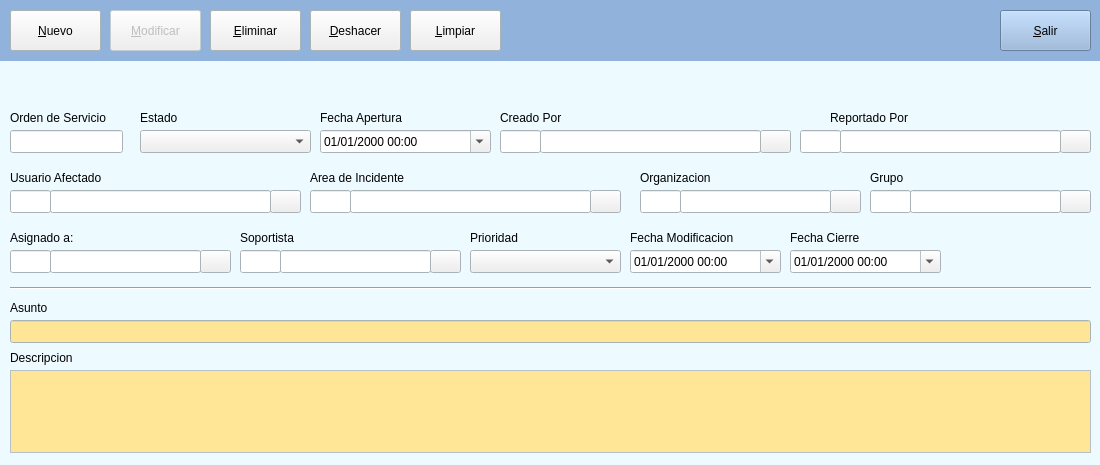
<?xml version="1.0" encoding="UTF-8"?>
<ui version="4.0">
 <class>Form</class>
 <widget class="QWidget" name="Form">
  <property name="geometry">
   <rect>
    <x>0</x>
    <y>0</y>
    <width>1100</width>
    <height>465</height>
   </rect>
  </property>
  <property name="palette">
   <palette>
    <active>
     <colorrole role="Base">
      <brush brushstyle="SolidPattern">
       <color alpha="255">
        <red>255</red>
        <green>255</green>
        <blue>255</blue>
       </color>
      </brush>
     </colorrole>
     <colorrole role="Window">
      <brush brushstyle="SolidPattern">
       <color alpha="255">
        <red>237</red>
        <green>250</green>
        <blue>255</blue>
       </color>
      </brush>
     </colorrole>
    </active>
    <inactive>
     <colorrole role="Base">
      <brush brushstyle="SolidPattern">
       <color alpha="255">
        <red>255</red>
        <green>255</green>
        <blue>255</blue>
       </color>
      </brush>
     </colorrole>
     <colorrole role="Window">
      <brush brushstyle="SolidPattern">
       <color alpha="255">
        <red>237</red>
        <green>250</green>
        <blue>255</blue>
       </color>
      </brush>
     </colorrole>
    </inactive>
    <disabled>
     <colorrole role="Base">
      <brush brushstyle="SolidPattern">
       <color alpha="255">
        <red>237</red>
        <green>250</green>
        <blue>255</blue>
       </color>
      </brush>
     </colorrole>
     <colorrole role="Window">
      <brush brushstyle="SolidPattern">
       <color alpha="255">
        <red>237</red>
        <green>250</green>
        <blue>255</blue>
       </color>
      </brush>
     </colorrole>
    </disabled>
   </palette>
  </property>
  <property name="windowTitle">
   <string>Reporte de Incidentes</string>
  </property>
  <property name="windowIcon">
   <iconset>
    <normaloff>../img/Asiste-512.png</normaloff>../img/Asiste-512.png</iconset>
  </property>
  <widget class="QLineEdit" name="txtIncidente">
   <property name="geometry">
    <rect>
     <x>350</x>
     <y>190</y>
     <width>241</width>
     <height>23</height>
    </rect>
   </property>
  </widget>
  <widget class="QLabel" name="label_7">
   <property name="geometry">
    <rect>
     <x>10</x>
     <y>170</y>
     <width>111</width>
     <height>16</height>
    </rect>
   </property>
   <property name="text">
    <string>Usuario Afectado</string>
   </property>
  </widget>
  <widget class="QLabel" name="label_12">
   <property name="geometry">
    <rect>
     <x>10</x>
     <y>350</y>
     <width>111</width>
     <height>16</height>
    </rect>
   </property>
   <property name="text">
    <string>Descripcion</string>
   </property>
  </widget>
  <widget class="QPlainTextEdit" name="plainTextEdit">
   <property name="geometry">
    <rect>
     <x>10</x>
     <y>370</y>
     <width>1081</width>
     <height>83</height>
    </rect>
   </property>
   <property name="palette">
    <palette>
     <active>
      <colorrole role="Base">
       <brush brushstyle="SolidPattern">
        <color alpha="255">
         <red>254</red>
         <green>230</green>
         <blue>150</blue>
        </color>
       </brush>
      </colorrole>
     </active>
     <inactive>
      <colorrole role="Base">
       <brush brushstyle="SolidPattern">
        <color alpha="255">
         <red>254</red>
         <green>230</green>
         <blue>150</blue>
        </color>
       </brush>
      </colorrole>
     </inactive>
     <disabled>
      <colorrole role="Base">
       <brush brushstyle="SolidPattern">
        <color alpha="255">
         <red>237</red>
         <green>250</green>
         <blue>255</blue>
        </color>
       </brush>
      </colorrole>
     </disabled>
    </palette>
   </property>
  </widget>
  <widget class="QLabel" name="label">
   <property name="geometry">
    <rect>
     <x>10</x>
     <y>110</y>
     <width>121</width>
     <height>16</height>
    </rect>
   </property>
   <property name="text">
    <string>Orden de Servicio</string>
   </property>
  </widget>
  <widget class="QLabel" name="label_3">
   <property name="geometry">
    <rect>
     <x>320</x>
     <y>110</y>
     <width>111</width>
     <height>16</height>
    </rect>
   </property>
   <property name="text">
    <string>Fecha Apertura</string>
   </property>
  </widget>
  <widget class="QLabel" name="label_11">
   <property name="geometry">
    <rect>
     <x>310</x>
     <y>170</y>
     <width>121</width>
     <height>16</height>
    </rect>
   </property>
   <property name="text">
    <string>Area de Incidente</string>
   </property>
  </widget>
  <widget class="QComboBox" name="cbxEstado">
   <property name="geometry">
    <rect>
     <x>140</x>
     <y>130</y>
     <width>171</width>
     <height>23</height>
    </rect>
   </property>
   <property name="editable">
    <bool>false</bool>
   </property>
  </widget>
  <widget class="QLabel" name="label_2">
   <property name="geometry">
    <rect>
     <x>140</x>
     <y>110</y>
     <width>61</width>
     <height>16</height>
    </rect>
   </property>
   <property name="text">
    <string>Estado</string>
   </property>
  </widget>
  <widget class="QLabel" name="label_9">
   <property name="geometry">
    <rect>
     <x>640</x>
     <y>170</y>
     <width>111</width>
     <height>16</height>
    </rect>
   </property>
   <property name="text">
    <string>Organizacion</string>
   </property>
  </widget>
  <widget class="QLabel" name="label_6">
   <property name="geometry">
    <rect>
     <x>830</x>
     <y>110</y>
     <width>111</width>
     <height>16</height>
    </rect>
   </property>
   <property name="text">
    <string>Reportado Por</string>
   </property>
  </widget>
  <widget class="QLabel" name="label_14">
   <property name="geometry">
    <rect>
     <x>10</x>
     <y>300</y>
     <width>111</width>
     <height>16</height>
    </rect>
   </property>
   <property name="text">
    <string>Asunto</string>
   </property>
  </widget>
  <widget class="QLineEdit" name="lineEdit">
   <property name="geometry">
    <rect>
     <x>10</x>
     <y>130</y>
     <width>113</width>
     <height>23</height>
    </rect>
   </property>
  </widget>
  <widget class="QLineEdit" name="lineEdit_8">
   <property name="geometry">
    <rect>
     <x>10</x>
     <y>320</y>
     <width>1081</width>
     <height>23</height>
    </rect>
   </property>
   <property name="palette">
    <palette>
     <active>
      <colorrole role="Base">
       <brush brushstyle="SolidPattern">
        <color alpha="255">
         <red>254</red>
         <green>230</green>
         <blue>150</blue>
        </color>
       </brush>
      </colorrole>
     </active>
     <inactive>
      <colorrole role="Base">
       <brush brushstyle="SolidPattern">
        <color alpha="255">
         <red>254</red>
         <green>230</green>
         <blue>150</blue>
        </color>
       </brush>
      </colorrole>
     </inactive>
     <disabled>
      <colorrole role="Base">
       <brush brushstyle="SolidPattern">
        <color alpha="255">
         <red>237</red>
         <green>250</green>
         <blue>255</blue>
        </color>
       </brush>
      </colorrole>
     </disabled>
    </palette>
   </property>
  </widget>
  <widget class="QLineEdit" name="lineEdit_10">
   <property name="geometry">
    <rect>
     <x>680</x>
     <y>190</y>
     <width>151</width>
     <height>23</height>
    </rect>
   </property>
  </widget>
  <widget class="QDateTimeEdit" name="txtFechaApertura">
   <property name="geometry">
    <rect>
     <x>320</x>
     <y>130</y>
     <width>171</width>
     <height>23</height>
    </rect>
   </property>
   <property name="wrapping">
    <bool>false</bool>
   </property>
   <property name="displayFormat">
    <string>dd/MM/yyyy HH:mm</string>
   </property>
   <property name="calendarPopup">
    <bool>true</bool>
   </property>
  </widget>
  <widget class="QLineEdit" name="txtIdIncidente">
   <property name="geometry">
    <rect>
     <x>310</x>
     <y>190</y>
     <width>41</width>
     <height>23</height>
    </rect>
   </property>
   <property name="focusPolicy">
    <enum>Qt::NoFocus</enum>
   </property>
  </widget>
  <widget class="QPushButton" name="pushButton">
   <property name="geometry">
    <rect>
     <x>590</x>
     <y>190</y>
     <width>31</width>
     <height>23</height>
    </rect>
   </property>
   <property name="text">
    <string/>
   </property>
   <property name="icon">
    <iconset>
     <normaloff>../img/megaphone-4-24.png</normaloff>../img/megaphone-4-24.png</iconset>
   </property>
  </widget>
  <widget class="QPushButton" name="pushButton_2">
   <property name="geometry">
    <rect>
     <x>830</x>
     <y>190</y>
     <width>31</width>
     <height>23</height>
    </rect>
   </property>
   <property name="text">
    <string/>
   </property>
   <property name="icon">
    <iconset>
     <normaloff>../img/building-5-16.png</normaloff>../img/building-5-16.png</iconset>
   </property>
  </widget>
  <widget class="QLineEdit" name="lineEdit_16">
   <property name="geometry">
    <rect>
     <x>640</x>
     <y>190</y>
     <width>41</width>
     <height>23</height>
    </rect>
   </property>
  </widget>
  <widget class="QPushButton" name="pushButton_3">
   <property name="geometry">
    <rect>
     <x>1060</x>
     <y>190</y>
     <width>31</width>
     <height>23</height>
    </rect>
   </property>
   <property name="text">
    <string/>
   </property>
   <property name="icon">
    <iconset>
     <normaloff>../img/user-14-24.png</normaloff>../img/user-14-24.png</iconset>
   </property>
  </widget>
  <widget class="QLabel" name="label_16">
   <property name="geometry">
    <rect>
     <x>870</x>
     <y>170</y>
     <width>111</width>
     <height>16</height>
    </rect>
   </property>
   <property name="text">
    <string>Grupo</string>
   </property>
  </widget>
  <widget class="QLineEdit" name="lineEdit_17">
   <property name="geometry">
    <rect>
     <x>910</x>
     <y>190</y>
     <width>151</width>
     <height>23</height>
    </rect>
   </property>
  </widget>
  <widget class="QLineEdit" name="lineEdit_18">
   <property name="geometry">
    <rect>
     <x>870</x>
     <y>190</y>
     <width>41</width>
     <height>23</height>
    </rect>
   </property>
  </widget>
  <widget class="QPushButton" name="pushButton_4">
   <property name="geometry">
    <rect>
     <x>200</x>
     <y>250</y>
     <width>31</width>
     <height>23</height>
    </rect>
   </property>
   <property name="text">
    <string/>
   </property>
   <property name="icon">
    <iconset>
     <normaloff>../img/tag-4-24.png</normaloff>../img/tag-4-24.png</iconset>
   </property>
  </widget>
  <widget class="QLabel" name="label_17">
   <property name="geometry">
    <rect>
     <x>10</x>
     <y>230</y>
     <width>111</width>
     <height>16</height>
    </rect>
   </property>
   <property name="text">
    <string>Asignado a:</string>
   </property>
  </widget>
  <widget class="QLineEdit" name="lineEdit_19">
   <property name="geometry">
    <rect>
     <x>50</x>
     <y>250</y>
     <width>151</width>
     <height>23</height>
    </rect>
   </property>
  </widget>
  <widget class="QLineEdit" name="lineEdit_20">
   <property name="geometry">
    <rect>
     <x>10</x>
     <y>250</y>
     <width>41</width>
     <height>23</height>
    </rect>
   </property>
  </widget>
  <widget class="QLineEdit" name="lineEdit_21">
   <property name="geometry">
    <rect>
     <x>280</x>
     <y>250</y>
     <width>151</width>
     <height>23</height>
    </rect>
   </property>
  </widget>
  <widget class="QLabel" name="label_18">
   <property name="geometry">
    <rect>
     <x>240</x>
     <y>230</y>
     <width>111</width>
     <height>16</height>
    </rect>
   </property>
   <property name="text">
    <string>Soportista</string>
   </property>
  </widget>
  <widget class="QPushButton" name="pushButton_5">
   <property name="geometry">
    <rect>
     <x>430</x>
     <y>250</y>
     <width>31</width>
     <height>23</height>
    </rect>
   </property>
   <property name="text">
    <string/>
   </property>
   <property name="icon">
    <iconset>
     <normaloff>../img/user-12-24.png</normaloff>../img/user-12-24.png</iconset>
   </property>
  </widget>
  <widget class="QLineEdit" name="lineEdit_22">
   <property name="geometry">
    <rect>
     <x>240</x>
     <y>250</y>
     <width>41</width>
     <height>23</height>
    </rect>
   </property>
  </widget>
  <widget class="QComboBox" name="cbxEstado_2">
   <property name="geometry">
    <rect>
     <x>470</x>
     <y>250</y>
     <width>151</width>
     <height>23</height>
    </rect>
   </property>
   <property name="editable">
    <bool>false</bool>
   </property>
  </widget>
  <widget class="QLabel" name="label_8">
   <property name="geometry">
    <rect>
     <x>470</x>
     <y>230</y>
     <width>61</width>
     <height>16</height>
    </rect>
   </property>
   <property name="text">
    <string>Prioridad</string>
   </property>
  </widget>
  <widget class="QWidget" name="widget" native="true">
   <property name="geometry">
    <rect>
     <x>0</x>
     <y>0</y>
     <width>1291</width>
     <height>61</height>
    </rect>
   </property>
   <property name="palette">
    <palette>
     <active>
      <colorrole role="WindowText">
       <brush brushstyle="SolidPattern">
        <color alpha="255">
         <red>0</red>
         <green>0</green>
         <blue>0</blue>
        </color>
       </brush>
      </colorrole>
      <colorrole role="Button">
       <brush brushstyle="SolidPattern">
        <color alpha="255">
         <red>144</red>
         <green>178</green>
         <blue>219</blue>
        </color>
       </brush>
      </colorrole>
      <colorrole role="Light">
       <brush brushstyle="SolidPattern">
        <color alpha="255">
         <red>242</red>
         <green>248</green>
         <blue>255</blue>
        </color>
       </brush>
      </colorrole>
      <colorrole role="Midlight">
       <brush brushstyle="SolidPattern">
        <color alpha="255">
         <red>193</red>
         <green>213</green>
         <blue>237</blue>
        </color>
       </brush>
      </colorrole>
      <colorrole role="Dark">
       <brush brushstyle="SolidPattern">
        <color alpha="255">
         <red>72</red>
         <green>89</green>
         <blue>109</blue>
        </color>
       </brush>
      </colorrole>
      <colorrole role="Mid">
       <brush brushstyle="SolidPattern">
        <color alpha="255">
         <red>96</red>
         <green>119</green>
         <blue>146</blue>
        </color>
       </brush>
      </colorrole>
      <colorrole role="Text">
       <brush brushstyle="SolidPattern">
        <color alpha="255">
         <red>0</red>
         <green>0</green>
         <blue>0</blue>
        </color>
       </brush>
      </colorrole>
      <colorrole role="BrightText">
       <brush brushstyle="SolidPattern">
        <color alpha="255">
         <red>255</red>
         <green>255</green>
         <blue>255</blue>
        </color>
       </brush>
      </colorrole>
      <colorrole role="ButtonText">
       <brush brushstyle="SolidPattern">
        <color alpha="255">
         <red>0</red>
         <green>0</green>
         <blue>0</blue>
        </color>
       </brush>
      </colorrole>
      <colorrole role="Base">
       <brush brushstyle="SolidPattern">
        <color alpha="255">
         <red>255</red>
         <green>255</green>
         <blue>255</blue>
        </color>
       </brush>
      </colorrole>
      <colorrole role="Window">
       <brush brushstyle="SolidPattern">
        <color alpha="255">
         <red>144</red>
         <green>178</green>
         <blue>219</blue>
        </color>
       </brush>
      </colorrole>
      <colorrole role="Shadow">
       <brush brushstyle="SolidPattern">
        <color alpha="255">
         <red>0</red>
         <green>0</green>
         <blue>0</blue>
        </color>
       </brush>
      </colorrole>
      <colorrole role="AlternateBase">
       <brush brushstyle="SolidPattern">
        <color alpha="255">
         <red>199</red>
         <green>216</green>
         <blue>237</blue>
        </color>
       </brush>
      </colorrole>
      <colorrole role="ToolTipBase">
       <brush brushstyle="SolidPattern">
        <color alpha="255">
         <red>255</red>
         <green>255</green>
         <blue>220</blue>
        </color>
       </brush>
      </colorrole>
      <colorrole role="ToolTipText">
       <brush brushstyle="SolidPattern">
        <color alpha="255">
         <red>0</red>
         <green>0</green>
         <blue>0</blue>
        </color>
       </brush>
      </colorrole>
     </active>
     <inactive>
      <colorrole role="WindowText">
       <brush brushstyle="SolidPattern">
        <color alpha="255">
         <red>0</red>
         <green>0</green>
         <blue>0</blue>
        </color>
       </brush>
      </colorrole>
      <colorrole role="Button">
       <brush brushstyle="SolidPattern">
        <color alpha="255">
         <red>144</red>
         <green>178</green>
         <blue>219</blue>
        </color>
       </brush>
      </colorrole>
      <colorrole role="Light">
       <brush brushstyle="SolidPattern">
        <color alpha="255">
         <red>242</red>
         <green>248</green>
         <blue>255</blue>
        </color>
       </brush>
      </colorrole>
      <colorrole role="Midlight">
       <brush brushstyle="SolidPattern">
        <color alpha="255">
         <red>193</red>
         <green>213</green>
         <blue>237</blue>
        </color>
       </brush>
      </colorrole>
      <colorrole role="Dark">
       <brush brushstyle="SolidPattern">
        <color alpha="255">
         <red>72</red>
         <green>89</green>
         <blue>109</blue>
        </color>
       </brush>
      </colorrole>
      <colorrole role="Mid">
       <brush brushstyle="SolidPattern">
        <color alpha="255">
         <red>96</red>
         <green>119</green>
         <blue>146</blue>
        </color>
       </brush>
      </colorrole>
      <colorrole role="Text">
       <brush brushstyle="SolidPattern">
        <color alpha="255">
         <red>0</red>
         <green>0</green>
         <blue>0</blue>
        </color>
       </brush>
      </colorrole>
      <colorrole role="BrightText">
       <brush brushstyle="SolidPattern">
        <color alpha="255">
         <red>255</red>
         <green>255</green>
         <blue>255</blue>
        </color>
       </brush>
      </colorrole>
      <colorrole role="ButtonText">
       <brush brushstyle="SolidPattern">
        <color alpha="255">
         <red>0</red>
         <green>0</green>
         <blue>0</blue>
        </color>
       </brush>
      </colorrole>
      <colorrole role="Base">
       <brush brushstyle="SolidPattern">
        <color alpha="255">
         <red>255</red>
         <green>255</green>
         <blue>255</blue>
        </color>
       </brush>
      </colorrole>
      <colorrole role="Window">
       <brush brushstyle="SolidPattern">
        <color alpha="255">
         <red>144</red>
         <green>178</green>
         <blue>219</blue>
        </color>
       </brush>
      </colorrole>
      <colorrole role="Shadow">
       <brush brushstyle="SolidPattern">
        <color alpha="255">
         <red>0</red>
         <green>0</green>
         <blue>0</blue>
        </color>
       </brush>
      </colorrole>
      <colorrole role="AlternateBase">
       <brush brushstyle="SolidPattern">
        <color alpha="255">
         <red>199</red>
         <green>216</green>
         <blue>237</blue>
        </color>
       </brush>
      </colorrole>
      <colorrole role="ToolTipBase">
       <brush brushstyle="SolidPattern">
        <color alpha="255">
         <red>255</red>
         <green>255</green>
         <blue>220</blue>
        </color>
       </brush>
      </colorrole>
      <colorrole role="ToolTipText">
       <brush brushstyle="SolidPattern">
        <color alpha="255">
         <red>0</red>
         <green>0</green>
         <blue>0</blue>
        </color>
       </brush>
      </colorrole>
     </inactive>
     <disabled>
      <colorrole role="WindowText">
       <brush brushstyle="SolidPattern">
        <color alpha="255">
         <red>72</red>
         <green>89</green>
         <blue>109</blue>
        </color>
       </brush>
      </colorrole>
      <colorrole role="Button">
       <brush brushstyle="SolidPattern">
        <color alpha="255">
         <red>144</red>
         <green>178</green>
         <blue>219</blue>
        </color>
       </brush>
      </colorrole>
      <colorrole role="Light">
       <brush brushstyle="SolidPattern">
        <color alpha="255">
         <red>242</red>
         <green>248</green>
         <blue>255</blue>
        </color>
       </brush>
      </colorrole>
      <colorrole role="Midlight">
       <brush brushstyle="SolidPattern">
        <color alpha="255">
         <red>193</red>
         <green>213</green>
         <blue>237</blue>
        </color>
       </brush>
      </colorrole>
      <colorrole role="Dark">
       <brush brushstyle="SolidPattern">
        <color alpha="255">
         <red>72</red>
         <green>89</green>
         <blue>109</blue>
        </color>
       </brush>
      </colorrole>
      <colorrole role="Mid">
       <brush brushstyle="SolidPattern">
        <color alpha="255">
         <red>96</red>
         <green>119</green>
         <blue>146</blue>
        </color>
       </brush>
      </colorrole>
      <colorrole role="Text">
       <brush brushstyle="SolidPattern">
        <color alpha="255">
         <red>72</red>
         <green>89</green>
         <blue>109</blue>
        </color>
       </brush>
      </colorrole>
      <colorrole role="BrightText">
       <brush brushstyle="SolidPattern">
        <color alpha="255">
         <red>255</red>
         <green>255</green>
         <blue>255</blue>
        </color>
       </brush>
      </colorrole>
      <colorrole role="ButtonText">
       <brush brushstyle="SolidPattern">
        <color alpha="255">
         <red>72</red>
         <green>89</green>
         <blue>109</blue>
        </color>
       </brush>
      </colorrole>
      <colorrole role="Base">
       <brush brushstyle="SolidPattern">
        <color alpha="255">
         <red>144</red>
         <green>178</green>
         <blue>219</blue>
        </color>
       </brush>
      </colorrole>
      <colorrole role="Window">
       <brush brushstyle="SolidPattern">
        <color alpha="255">
         <red>144</red>
         <green>178</green>
         <blue>219</blue>
        </color>
       </brush>
      </colorrole>
      <colorrole role="Shadow">
       <brush brushstyle="SolidPattern">
        <color alpha="255">
         <red>0</red>
         <green>0</green>
         <blue>0</blue>
        </color>
       </brush>
      </colorrole>
      <colorrole role="AlternateBase">
       <brush brushstyle="SolidPattern">
        <color alpha="255">
         <red>144</red>
         <green>178</green>
         <blue>219</blue>
        </color>
       </brush>
      </colorrole>
      <colorrole role="ToolTipBase">
       <brush brushstyle="SolidPattern">
        <color alpha="255">
         <red>255</red>
         <green>255</green>
         <blue>220</blue>
        </color>
       </brush>
      </colorrole>
      <colorrole role="ToolTipText">
       <brush brushstyle="SolidPattern">
        <color alpha="255">
         <red>0</red>
         <green>0</green>
         <blue>0</blue>
        </color>
       </brush>
      </colorrole>
     </disabled>
    </palette>
   </property>
   <property name="autoFillBackground">
    <bool>true</bool>
   </property>
   <widget class="QPushButton" name="btnSalir">
    <property name="geometry">
     <rect>
      <x>1000</x>
      <y>10</y>
      <width>91</width>
      <height>41</height>
     </rect>
    </property>
    <property name="toolTip">
     <string>Salir del Sistema</string>
    </property>
    <property name="layoutDirection">
     <enum>Qt::LeftToRight</enum>
    </property>
    <property name="text">
     <string>&amp;Salir</string>
    </property>
    <property name="icon">
     <iconset>
      <normaloff>../img/25px_exit.png</normaloff>../img/25px_exit.png</iconset>
    </property>
   </widget>
  </widget>
  <widget class="QPushButton" name="btnDeshacer">
   <property name="geometry">
    <rect>
     <x>310</x>
     <y>10</y>
     <width>91</width>
     <height>41</height>
    </rect>
   </property>
   <property name="layoutDirection">
    <enum>Qt::LeftToRight</enum>
   </property>
   <property name="text">
    <string>&amp;Deshacer</string>
   </property>
   <property name="icon">
    <iconset>
     <normaloff>../img/40px_reload.png</normaloff>../img/40px_reload.png</iconset>
   </property>
  </widget>
  <widget class="QPushButton" name="btnModificar">
   <property name="enabled">
    <bool>false</bool>
   </property>
   <property name="geometry">
    <rect>
     <x>110</x>
     <y>10</y>
     <width>91</width>
     <height>41</height>
    </rect>
   </property>
   <property name="layoutDirection">
    <enum>Qt::LeftToRight</enum>
   </property>
   <property name="text">
    <string>&amp;Modificar</string>
   </property>
   <property name="icon">
    <iconset>
     <normaloff>../img/40px-Crystal_Clear_app_kedit.png</normaloff>../img/40px-Crystal_Clear_app_kedit.png</iconset>
   </property>
  </widget>
  <widget class="QPushButton" name="btnLimpiar">
   <property name="geometry">
    <rect>
     <x>410</x>
     <y>10</y>
     <width>91</width>
     <height>41</height>
    </rect>
   </property>
   <property name="layoutDirection">
    <enum>Qt::LeftToRight</enum>
   </property>
   <property name="text">
    <string>&amp;Limpiar</string>
   </property>
   <property name="icon">
    <iconset>
     <normaloff>../img/erase.png</normaloff>../img/erase.png</iconset>
   </property>
  </widget>
  <widget class="QPushButton" name="btnNuevo">
   <property name="geometry">
    <rect>
     <x>10</x>
     <y>10</y>
     <width>91</width>
     <height>41</height>
    </rect>
   </property>
   <property name="layoutDirection">
    <enum>Qt::LeftToRight</enum>
   </property>
   <property name="text">
    <string>&amp;Nuevo</string>
   </property>
   <property name="icon">
    <iconset>
     <normaloff>../img/30px-Crystal_Clear_app_List_manager.png</normaloff>../img/30px-Crystal_Clear_app_List_manager.png</iconset>
   </property>
  </widget>
  <widget class="QPushButton" name="btnEliminar">
   <property name="geometry">
    <rect>
     <x>210</x>
     <y>10</y>
     <width>91</width>
     <height>41</height>
    </rect>
   </property>
   <property name="layoutDirection">
    <enum>Qt::LeftToRight</enum>
   </property>
   <property name="text">
    <string>&amp;Eliminar</string>
   </property>
   <property name="icon">
    <iconset>
     <normaloff>../img/30px_1 (514).png</normaloff>../img/30px_1 (514).png</iconset>
   </property>
  </widget>
  <widget class="QLabel" name="lblCreadoPor">
   <property name="geometry">
    <rect>
     <x>500</x>
     <y>110</y>
     <width>111</width>
     <height>16</height>
    </rect>
   </property>
   <property name="text">
    <string>Creado Por</string>
   </property>
  </widget>
  <widget class="QLineEdit" name="txtIdCreadoPor">
   <property name="geometry">
    <rect>
     <x>500</x>
     <y>130</y>
     <width>41</width>
     <height>23</height>
    </rect>
   </property>
   <property name="focusPolicy">
    <enum>Qt::NoFocus</enum>
   </property>
  </widget>
  <widget class="QPushButton" name="btnCreadoPor">
   <property name="geometry">
    <rect>
     <x>760</x>
     <y>130</y>
     <width>31</width>
     <height>23</height>
    </rect>
   </property>
   <property name="text">
    <string/>
   </property>
   <property name="icon">
    <iconset>
     <normaloff>../img/user-6-16.png</normaloff>../img/user-6-16.png</iconset>
   </property>
  </widget>
  <widget class="QLineEdit" name="txtCreadoPor">
   <property name="geometry">
    <rect>
     <x>540</x>
     <y>130</y>
     <width>221</width>
     <height>23</height>
    </rect>
   </property>
  </widget>
  <widget class="QPushButton" name="btnReportadoPor">
   <property name="geometry">
    <rect>
     <x>1060</x>
     <y>130</y>
     <width>31</width>
     <height>23</height>
    </rect>
   </property>
   <property name="text">
    <string/>
   </property>
   <property name="icon">
    <iconset>
     <normaloff>../img/user-6-16.png</normaloff>../img/user-6-16.png</iconset>
   </property>
  </widget>
  <widget class="QLineEdit" name="txtIdReportadoPor">
   <property name="geometry">
    <rect>
     <x>800</x>
     <y>130</y>
     <width>41</width>
     <height>23</height>
    </rect>
   </property>
   <property name="focusPolicy">
    <enum>Qt::NoFocus</enum>
   </property>
  </widget>
  <widget class="QLineEdit" name="txtReportadoPor">
   <property name="geometry">
    <rect>
     <x>840</x>
     <y>130</y>
     <width>221</width>
     <height>23</height>
    </rect>
   </property>
  </widget>
  <widget class="QPushButton" name="btnAfectado">
   <property name="geometry">
    <rect>
     <x>270</x>
     <y>190</y>
     <width>31</width>
     <height>23</height>
    </rect>
   </property>
   <property name="text">
    <string/>
   </property>
   <property name="icon">
    <iconset>
     <normaloff>../img/user-6-16.png</normaloff>../img/user-6-16.png</iconset>
   </property>
  </widget>
  <widget class="QLineEdit" name="txtAfectado">
   <property name="geometry">
    <rect>
     <x>50</x>
     <y>190</y>
     <width>221</width>
     <height>23</height>
    </rect>
   </property>
  </widget>
  <widget class="QLineEdit" name="txtIdAfectado">
   <property name="geometry">
    <rect>
     <x>10</x>
     <y>190</y>
     <width>41</width>
     <height>23</height>
    </rect>
   </property>
   <property name="focusPolicy">
    <enum>Qt::NoFocus</enum>
   </property>
  </widget>
  <widget class="QDateTimeEdit" name="txtFechaModificacion">
   <property name="geometry">
    <rect>
     <x>630</x>
     <y>250</y>
     <width>151</width>
     <height>23</height>
    </rect>
   </property>
   <property name="wrapping">
    <bool>false</bool>
   </property>
   <property name="displayFormat">
    <string>dd/MM/yyyy HH:mm</string>
   </property>
   <property name="calendarPopup">
    <bool>true</bool>
   </property>
  </widget>
  <widget class="QLabel" name="label_4">
   <property name="geometry">
    <rect>
     <x>630</x>
     <y>230</y>
     <width>141</width>
     <height>16</height>
    </rect>
   </property>
   <property name="text">
    <string>Fecha Modificacion</string>
   </property>
  </widget>
  <widget class="QDateTimeEdit" name="txtFechaCierre">
   <property name="enabled">
    <bool>true</bool>
   </property>
   <property name="geometry">
    <rect>
     <x>790</x>
     <y>250</y>
     <width>151</width>
     <height>23</height>
    </rect>
   </property>
   <property name="wrapping">
    <bool>false</bool>
   </property>
   <property name="displayFormat">
    <string>dd/MM/yyyy HH:mm</string>
   </property>
   <property name="calendarPopup">
    <bool>true</bool>
   </property>
  </widget>
  <widget class="QLabel" name="label_5">
   <property name="geometry">
    <rect>
     <x>790</x>
     <y>230</y>
     <width>141</width>
     <height>16</height>
    </rect>
   </property>
   <property name="text">
    <string>Fecha Cierre</string>
   </property>
  </widget>
  <widget class="Line" name="line">
   <property name="geometry">
    <rect>
     <x>10</x>
     <y>280</y>
     <width>1081</width>
     <height>16</height>
    </rect>
   </property>
   <property name="orientation">
    <enum>Qt::Horizontal</enum>
   </property>
  </widget>
 </widget>
 <tabstops>
  <tabstop>btnNuevo</tabstop>
  <tabstop>btnModificar</tabstop>
  <tabstop>btnEliminar</tabstop>
  <tabstop>btnDeshacer</tabstop>
  <tabstop>btnLimpiar</tabstop>
  <tabstop>btnSalir</tabstop>
  <tabstop>lineEdit</tabstop>
  <tabstop>cbxEstado</tabstop>
  <tabstop>txtFechaApertura</tabstop>
  <tabstop>txtIdCreadoPor</tabstop>
  <tabstop>txtCreadoPor</tabstop>
  <tabstop>btnCreadoPor</tabstop>
  <tabstop>txtIdReportadoPor</tabstop>
  <tabstop>txtReportadoPor</tabstop>
  <tabstop>btnReportadoPor</tabstop>
  <tabstop>txtIdAfectado</tabstop>
  <tabstop>btnAfectado</tabstop>
  <tabstop>txtIdIncidente</tabstop>
  <tabstop>txtIncidente</tabstop>
  <tabstop>pushButton</tabstop>
  <tabstop>lineEdit_16</tabstop>
  <tabstop>lineEdit_10</tabstop>
  <tabstop>pushButton_2</tabstop>
  <tabstop>lineEdit_18</tabstop>
  <tabstop>lineEdit_17</tabstop>
  <tabstop>pushButton_3</tabstop>
  <tabstop>lineEdit_20</tabstop>
  <tabstop>lineEdit_19</tabstop>
  <tabstop>pushButton_4</tabstop>
  <tabstop>lineEdit_22</tabstop>
  <tabstop>lineEdit_21</tabstop>
  <tabstop>pushButton_5</tabstop>
  <tabstop>cbxEstado_2</tabstop>
  <tabstop>txtFechaModificacion</tabstop>
  <tabstop>txtFechaCierre</tabstop>
  <tabstop>lineEdit_8</tabstop>
  <tabstop>plainTextEdit</tabstop>
 </tabstops>
 <resources/>
 <connections/>
</ui>
